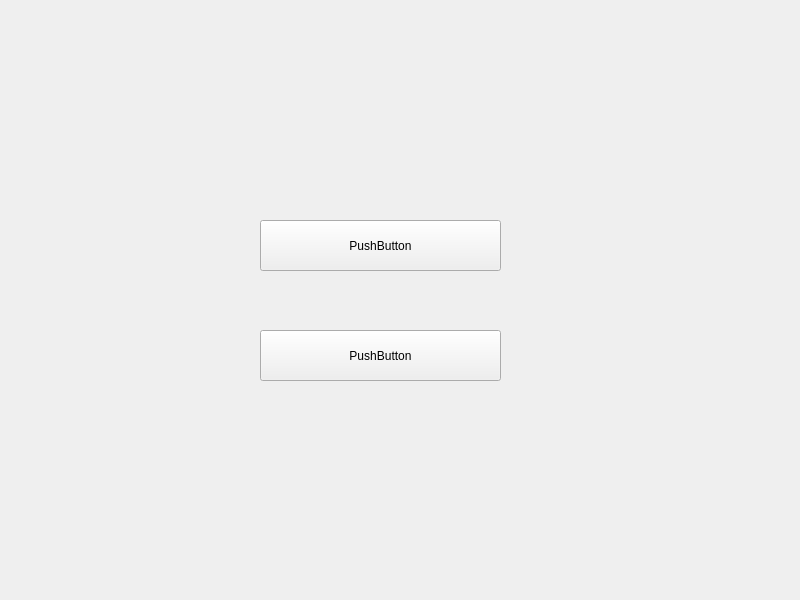
<?xml version="1.0" encoding="UTF-8"?>
<ui version="4.0">
 <class>Widget</class>
 <widget class="QWidget" name="Widget">
  <property name="geometry">
   <rect>
    <x>0</x>
    <y>0</y>
    <width>800</width>
    <height>600</height>
   </rect>
  </property>
  <property name="windowTitle">
   <string>Widget</string>
  </property>
  <widget class="QPushButton" name="pushButton">
   <property name="geometry">
    <rect>
     <x>260</x>
     <y>220</y>
     <width>241</width>
     <height>51</height>
    </rect>
   </property>
   <property name="text">
    <string>PushButton</string>
   </property>
  </widget>
  <widget class="QPushButton" name="pushButton_2">
   <property name="geometry">
    <rect>
     <x>260</x>
     <y>330</y>
     <width>241</width>
     <height>51</height>
    </rect>
   </property>
   <property name="text">
    <string>PushButton</string>
   </property>
  </widget>
 </widget>
 <resources/>
 <connections/>
</ui>
